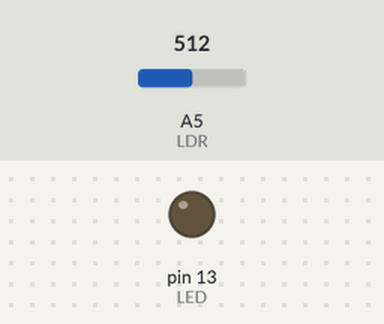
Bench run of a sketch on a simulated Arduino Uno, built with avr-gcc and run on an emulated ATmega328P. On the bench: output pins drawn as LEDs (lit = HIGH). The test bench sets the inputs (shaded band); at power-on: A5 (LDR) = 512.

Above: at 1.8 s.
1.9 s: A5 (LDR) set to 418
3.4 s: A5 (LDR) set to 391
At 5.2 s:
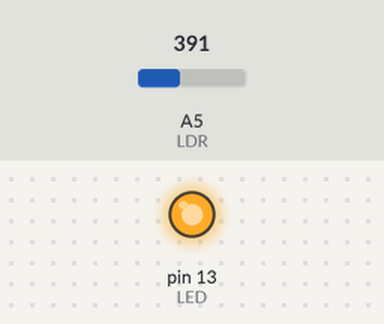
5.5 s: A5 (LDR) set to 410
At 6.8 s:
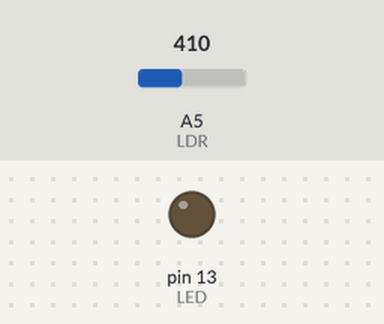
7.5 s: A5 (LDR) set to 390
At 8.3 s:
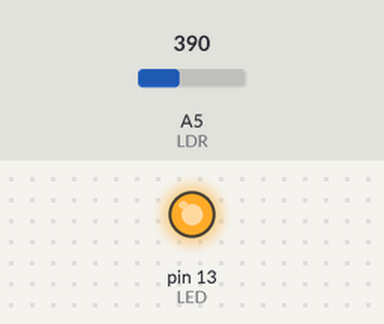
Timing chart, 0 to 10.5 s (numbered marks = the images above; inputs shaded):
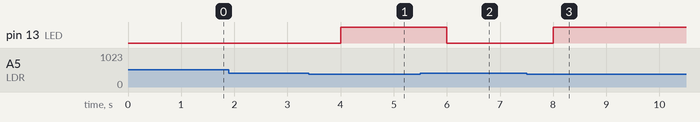

Measured:
- the behaviour switches between 400 and 399 on A5 (LDR) (found by bisection; images 0 and 1)
- after the input at 1.9 s, every drawn part: stays the same
- after the input at 3.4 s, pin 13 (LED): LOW → HIGH after 0.60 s
- after the input at 5.5 s, pin 13 (LED): HIGH → LOW after 0.50 s
- after the input at 7.5 s, pin 13 (LED): LOW → HIGH after 0.50 s

The sketch:

photoresistor-ldr.ino
```cpp
#define LDR A5
#define LED 13


void setup()
{
    Serial.begin(9600);

    pinMode(LDR, INPUT);
    pinMode(LED, OUTPUT);
}

void loop()
{
    digitalWrite(LED, (analogRead(LDR) < 400));
    delay(1000);
}
```
